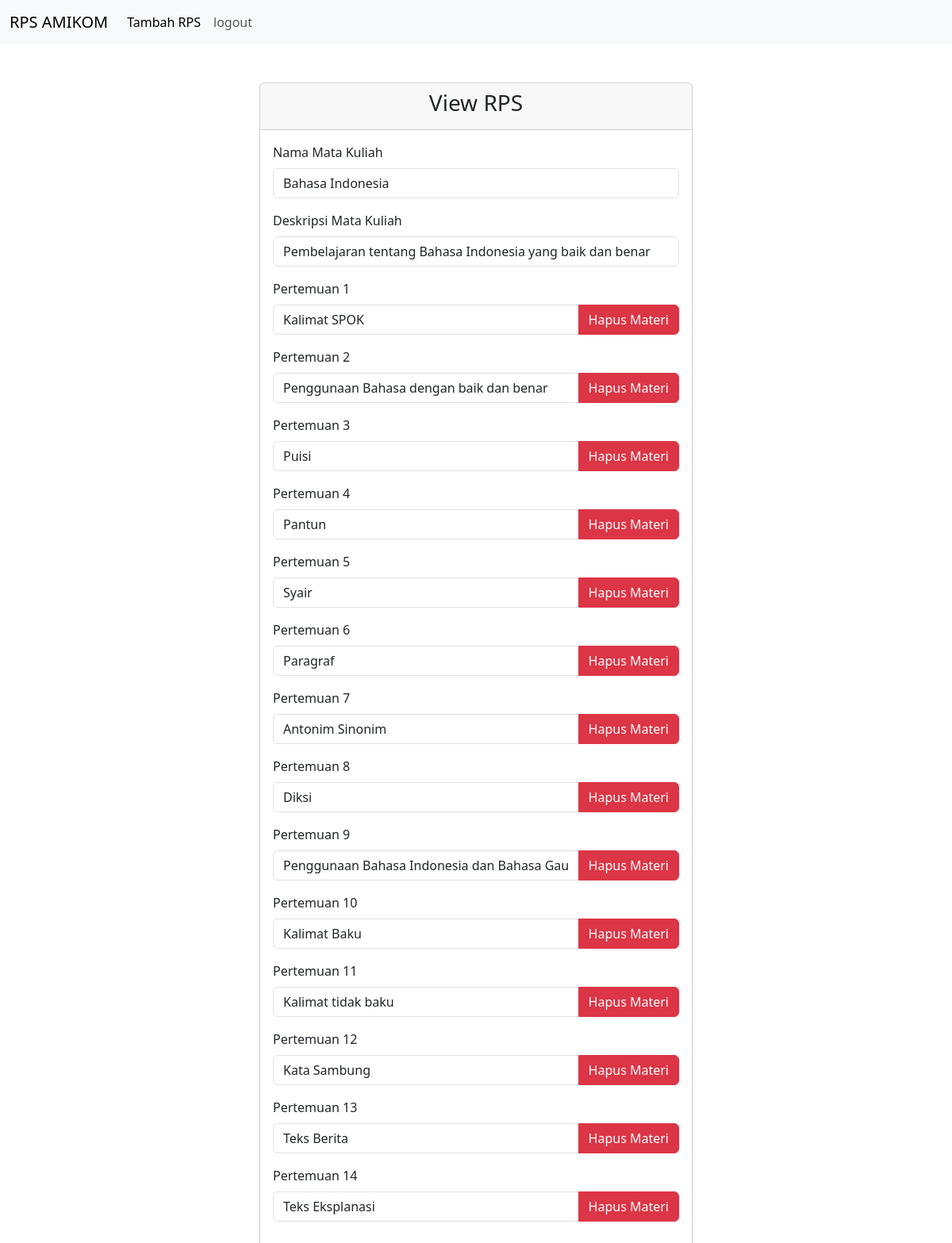
Screenshot of /pages/view_rps.php?id_rps=1 with the database file from the repository.
### tables this page shows
CREATE TABLE `rps` (
  `id_rps` int(11) NOT NULL,
  `nama_mata_kuliah` varchar(255) DEFAULT NULL,
  `deskripsi_mata_kuliah` text DEFAULT NULL,
  `pertemuan_1` text DEFAULT NULL,
  `pertemuan_2` text DEFAULT NULL,
  `pertemuan_3` text DEFAULT NULL,
  `pertemuan_4` text DEFAULT NULL,
  `pertemuan_5` text DEFAULT NULL,
  `pertemuan_6` text DEFAULT NULL,
  `pertemuan_7` text DEFAULT NULL,
  `pertemuan_8` text DEFAULT NULL,
  `pertemuan_9` text DEFAULT NULL,
  `pertemuan_10` text DEFAULT NULL,
  `pertemuan_11` text DEFAULT NULL,
  `pertemuan_12` text DEFAULT NULL,
  `pertemuan_13` text DEFAULT NULL,
  `pertemuan_14` text DEFAULT NULL
);

### pages/view_rps.php (the view, shortened to what this page needs)
<!DOCTYPE html>
<html lang="en">
<head>
    <link href="https://cdn.jsdelivr.net/npm/bootstrap@5.3.0/dist/css/bootstrap.min.css" rel="stylesheet">
</head>
<body>
<nav class="navbar navbar-expand-lg bg-body-tertiary">
    <div class="container-fluid">
        <a class="navbar-brand" href="#">RPS AMIKOM</a>
        <div class="collapse navbar-collapse" id="navbarNav">
        <ul class="navbar-nav">
            <li class="nav-item">
            <a class="nav-link active" aria-current="page" href="add_rps.php">Tambah RPS</a>
            </li>
            <li class="nav-item">
            <a class="nav-link" href="../index.php">logout</a>
            </li>
        </ul>
        </div>
    </div>
    </nav>
<?php
include("../config/config.php");
if (isset($_GET['id_rps'])) {
    $id_rps = $_GET['id_rps'];
    $sql = "SELECT * FROM rps WHERE id_rps = $id_rps";
    $query = mysqli_query($sambung, $sql);
    if (mysqli_num_rows($query) > 0) {
        $rps = mysqli_fetch_assoc($query);
?>
    <div class="container mt-5">
        <div class="row justify-content-center">
            <div class="col-md-6">
                <div class="card">
                    <div class="card-header text-center">
                        <h3>View RPS</h3>
                    </div>
                    <div class="card-body">
                        <form action="../process/process_edit_rps.php" method="POST">
                            <div class="mb-3">
                                <label for="exampleInputEmail1" class="form-label">Nama Mata Kuliah</label>
                                <input type="text" class="form-control" name="nama_mata_kuliah" value="<?php echo $rps['nama_mata_kuliah'] ?>">
                            </div>
                            <div class="mb-3">
                                <label for="exampleInputPassword1" class="form-label">Deskripsi Mata Kuliah</label>
                                <input type="text" class="form-control" name="deskripsi_mata_kuliah" value="<?php echo $rps['deskripsi_mata_kuliah'] ?>">
                            </div>
                            <?php
                            for ($i = 1; $i <= 14; $i++) {
                                $pertemuan = "pertemuan_" . $i;
                            ?>
                                <div class="mb-3">
                                    <label for="<?php echo $pertemuan ?>" class="form-label">Pertemuan <?php echo $i ?></label>
                                    <div class="input-group">
                                        <input type="text" class="form-control" name="<?php echo $pertemuan ?>" value="<?php echo $rps[$pertemuan] ?>">
                                        <button type="button" class="btn btn-danger" onclick="setToNull('<?php echo $pertemuan ?>')">Hapus Materi</button>
                                    </div>
                                </div>
                            <?php } ?>
                        </form>
                    </div>
                </div>
            </div>
        </div>
    </div>
<?php
    } else {
        echo "<p>Data tidak ditemukan.</p>";
    }
} else {
    echo "<p>ID RPS tidak disertakan.</p>";
}
?>
</body>
</html>

### rows the page displays
rps: nama_mata_kuliah "Bahasa Indonesia", deskripsi_mata_kuliah "Pembelajaran tentang Bahasa Indonesia yang baik dan benar", pertemuan_1 "Kalimat SPOK", pertemuan_2 "Penggunaan Bahasa dengan baik dan benar", pertemuan_3 "Puisi", pertemuan_4 "Pantun", pertemuan_5 "Syair", pertemuan_6 "Paragraf", pertemuan_7 "Antonim Sinonim", pertemuan_8 "Diksi", pertemuan_9 "Penggunaan Bahasa Indonesia dan Bahasa Gaul", pertemuan_10 "Kalimat Baku", pertemuan_11 "Kalimat tidak baku", pertemuan_12 "Kata Sambung", pertemuan_13 "Teks Berita", pertemuan_14 "Teks Eksplanasi"
